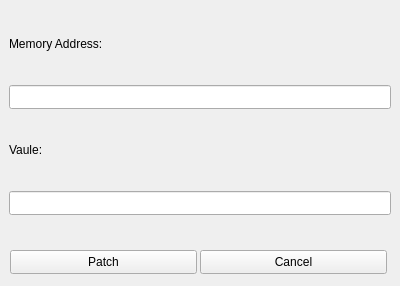
<?xml version="1.0" encoding="UTF-8"?>
<ui version="4.0">
 <class>MemoryModificationDialog</class>
 <widget class="QWidget" name="MemoryModificationDialog">
  <property name="geometry">
   <rect>
    <x>0</x>
    <y>0</y>
    <width>400</width>
    <height>286</height>
   </rect>
  </property>
  <property name="windowTitle">
   <string>Memory Modify</string>
  </property>
  <widget class="QLabel" name="label">
   <property name="geometry">
    <rect>
     <x>9</x>
     <y>9</y>
     <width>382</width>
     <height>70</height>
    </rect>
   </property>
   <property name="text">
    <string>Memory Address:</string>
   </property>
  </widget>
  <widget class="QLineEdit" name="lineEditAddress">
   <property name="geometry">
    <rect>
     <x>9</x>
     <y>85</y>
     <width>382</width>
     <height>24</height>
    </rect>
   </property>
  </widget>
  <widget class="QLineEdit" name="lineEditVaule">
   <property name="geometry">
    <rect>
     <x>9</x>
     <y>191</y>
     <width>382</width>
     <height>24</height>
    </rect>
   </property>
  </widget>
  <widget class="QLabel" name="label_2">
   <property name="geometry">
    <rect>
     <x>9</x>
     <y>115</y>
     <width>382</width>
     <height>70</height>
    </rect>
   </property>
   <property name="text">
    <string>Vaule:</string>
   </property>
  </widget>
  <widget class="QPushButton" name="pushbuttonModify">
   <property name="geometry">
    <rect>
     <x>10</x>
     <y>250</y>
     <width>187</width>
     <height>24</height>
    </rect>
   </property>
   <property name="text">
    <string>Patch</string>
   </property>
  </widget>
  <widget class="QPushButton" name="pushbuttonCancel">
   <property name="geometry">
    <rect>
     <x>200</x>
     <y>250</y>
     <width>187</width>
     <height>24</height>
    </rect>
   </property>
   <property name="text">
    <string>Cancel</string>
   </property>
  </widget>
 </widget>
 <resources/>
 <connections/>
</ui>
